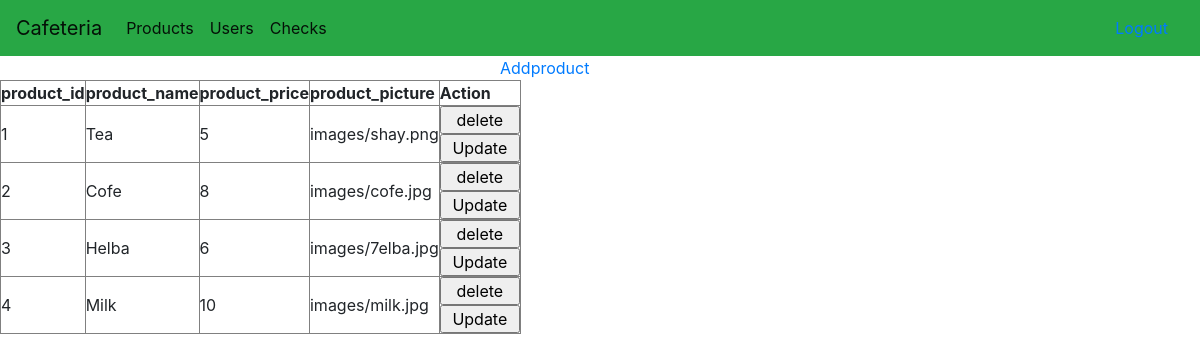
/admin_part/Allproducts.php, run on the app's committed database.
### tables this page shows
CREATE TABLE `products` (
  `product_Id` int(11) NOT NULL,
  `product_name` varchar(50) DEFAULT NULL,
  `product_price` int(11) DEFAULT NULL,
  `product_picture` varchar(200) DEFAULT NULL,
  `catagory_Id` int(11) DEFAULT NULL
);

### admin_part/Allproducts.php (the view, shortened to what this page needs)
<?php
include 'header.php';
class allproducts
{
  private $dsn = 'mysql:dbname=cafeteria;host:localhost';
  private $user = 'root';
  private $pass = '';
  private $pdo;
  function __construct()
  {
    $this->pdo = new PDO($this->dsn, $this->user, $this->pass);
    $this->pdo->setAttribute(PDO::ATTR_ERRMODE, PDO::ERRMODE_EXCEPTION);
  }
  public function showProducts()
  {
    $selectQry = "SELECT `product_Id`,`product_name`, `product_price`, `product_picture`FROM `products` WHERE 1";
    echo "<a style='margin-left: 500px;' href='Addprodu.php'>Addproduct</a>";
    echo "<table border='1px' cellpadding='10' cellspacing='5'>
          <tr>
          <th>product_id</th>
          <th>product_name</th>
					<th>product_price</th>
                    <th>product_picture</th>
                    <th>Action</th>
          </tr>";
    foreach ($this->pdo->query($selectQry) as $row) {
      echo " <tr>
         <td>$row[product_Id]</td>
          <td>$row[product_name]</td>
          <td>$row[product_price]</td>
          <td>$row[product_picture]</td>
          <td>
          <form method='POST' action='test.php'>
          <input type='hidden' name='product_Id' value='$row[product_Id]' >
          <input style='width:80px' type='submit' name='delete' value='delete'>
          </form>
          <form method='POST' action='test.php'>
          <input type='hidden' name='product_Id' value='$row[product_Id]' >
          <input type='hidden' name='product_name' value='$row[product_name]' >
          <input type='hidden' name='product_price' value='$row[product_price]' >
          <input type='hidden' name='product_picture' value='$row[product_picture]' >
          <input style='width:80px' type='submit' name='update' value='Update'>
          </form>
    </td>
          </tr>";
    }
    echo "</table>";
  }
}
$all = new allproducts();
$all->showProducts();
?>
</body>
</html>

### admin_part/style.css (style rules this page uses)
* { margin: 0; padding: 0; box-sizing: border-box; }

### data on the page
products: product_Id "1", product_name "Tea", product_price "5", product_picture "images/shay.png"
products: product_Id "2", product_name "Cofe", product_price "8", product_picture "images/cofe.jpg"
products: product_Id "3", product_name "Helba", product_price "6", product_picture "images/7elba.jpg"
products: product_Id "4", product_name "Milk", product_price "10", product_picture "images/milk.jpg"
